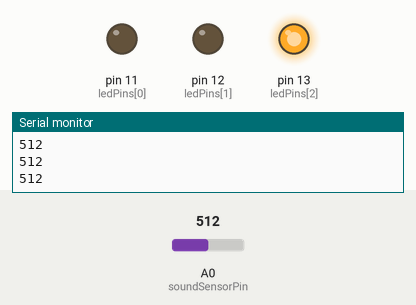
Simulated run of this sketch. Board: Arduino Uno, built with avr-gcc and run on an emulated ATmega328P. Parts: output pins drawn as LEDs (lit = HIGH), the last lines printed to the serial monitor. The test bench sets the inputs (shaded band); at power-on: A0 (soundSensorPin) = 512.

Above: at 1.3 s.
1.4 s: A0 (soundSensorPin) set to 215
2.9 s: A0 (soundSensorPin) set to 187
At 4.2 s:
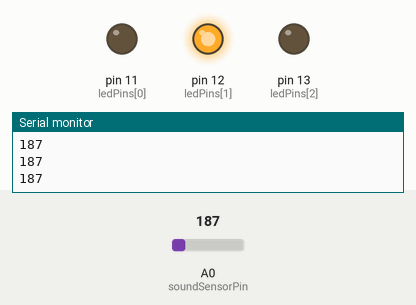
4.5 s: A0 (soundSensorPin) set to 106
6.0 s: A0 (soundSensorPin) set to 96
At 6.6 s:
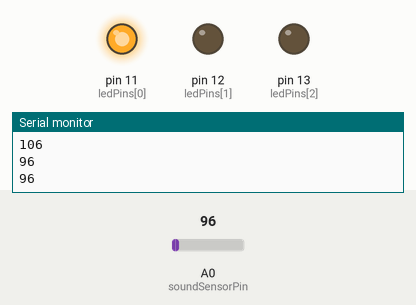
7.5 s: A0 (soundSensorPin) set to 122
At 7.8 s:
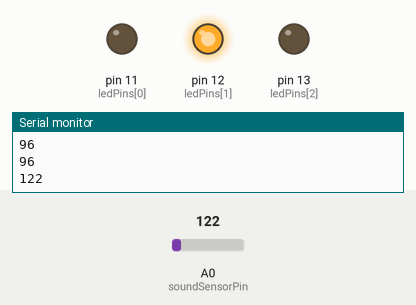
9.0 s: A0 (soundSensorPin) set to 90
At 10.2 s:
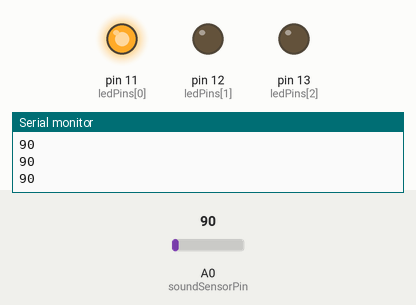
Timing chart, 0 to 11.5 s (numbered marks = the images above; inputs shaded):
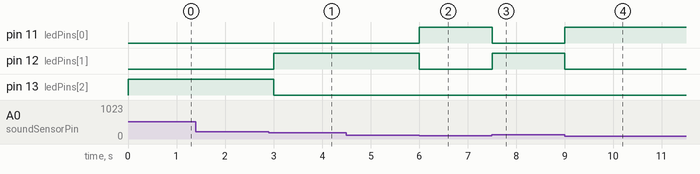

Measured:
- the behaviour switches between 201 and 200 on A0 (soundSensorPin) (found by bisection; images 0 and 1)
- the behaviour switches between 101 and 100 on A0 (soundSensorPin) (found by bisection; images 1 and 2)
- after the input at 2.9 s, pin 12 (ledPins[1]): LOW → HIGH after 0.10 s; pin 13 (ledPins[2]): HIGH → LOW after 0.10 s
- after the input at 6.0 s, pin 11 (ledPins[0]): LOW → HIGH at once; pin 12 (ledPins[1]): HIGH → LOW at once
- after the input at 7.5 s, pin 11 (ledPins[0]): HIGH → LOW at once; pin 12 (ledPins[1]): LOW → HIGH at once
- after the input at 9.0 s, pin 11 (ledPins[0]): LOW → HIGH at once; pin 12 (ledPins[1]): HIGH → LOW at once

The sketch:

SoundSensor.ino
```cpp
const int soundSensorPin = A0;
const int ledPins[] = {11, 12, 13}; // LEDs: 11 = grün, 12 = gelb, 13 = rot
int soundLevel;

void setup() {
  Serial.begin(9600);
  for (int i = 0; i < 3; i++) {
    pinMode(ledPins[i], OUTPUT);
  }
}

void loop() {
  soundLevel = analogRead(soundSensorPin);
  Serial.println(soundLevel);

  if (soundLevel <= 100) {
    digitalWrite(ledPins[0], HIGH); // Grüne LED an
    digitalWrite(ledPins[1], LOW);  // Gelbe LED aus
    digitalWrite(ledPins[2], LOW);  // Rote LED aus
  } else if (soundLevel > 100 && soundLevel <= 200) {
    digitalWrite(ledPins[0], LOW);  // Grüne LED aus
    digitalWrite(ledPins[1], HIGH); // Gelbe LED an
    digitalWrite(ledPins[2], LOW);  // Rote LED aus
  } else if (soundLevel > 200) {
    digitalWrite(ledPins[0], LOW);  // Grüne LED aus
    digitalWrite(ledPins[1], LOW);  // Gelbe LED aus
    digitalWrite(ledPins[2], HIGH); // Rote LED an
  }

  delay(500);
}
```
